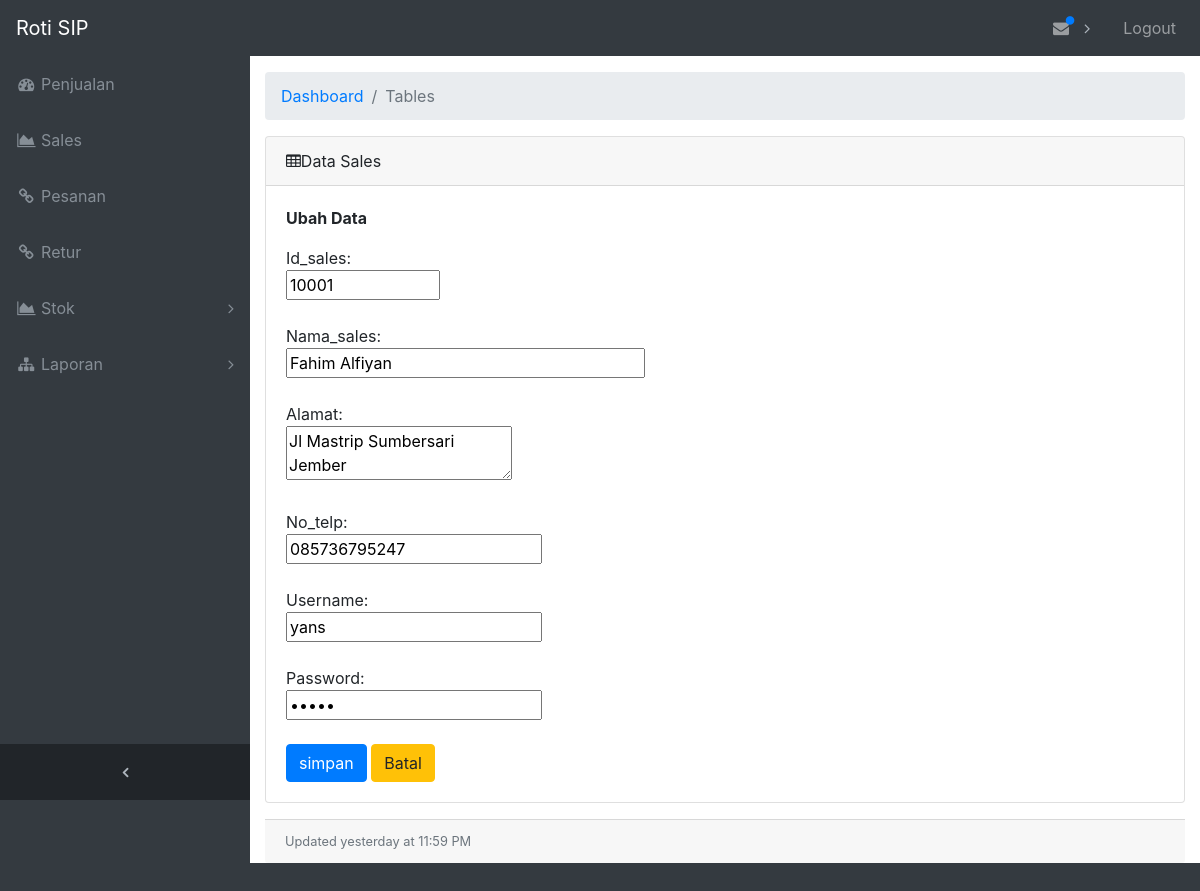
/index.php/SalesBaru/update/10001, run on the app's committed database.
### tables this page shows
CREATE TABLE `tabel_sales` (
  `id_sales` int(10) NOT NULL,
  `nama_sales` varchar(30) NOT NULL,
  `alamat` varchar(100) NOT NULL,
  `no_telp` varchar(13) NOT NULL,
  `username` varchar(30) NOT NULL,
  `password` varchar(10) NOT NULL
);

### application/controllers/SalesBaru.php (called while the page is built, shortened)
<?php
	class SalesBaru extends CI_Controller{
		public $model = NULL;
		public function __construct(){
			$this->load->model('SalesBaru_model');
			$this->model = $this->SalesBaru_model;
			$this->load->database();
			$this->load->helper('url');
		}
		public function update($id_up){
			if (isset($_POST['btnSubmit'])) {
				$this->model->id_sales = $_POST['id_sales'];
				$this->model->nama_sales = $_POST['nama_sales'];
				$this->model->alamat = $_POST['alamat'];
				$this->model->no_telp = $_POST['no_telp'];
				$this->model->username = $_POST['username'];
				$this->model->password = $_POST['password'];
				$this->model->update();
				redirect('SalesBaru');
			}else{
				$query = $this->db->query("SELECT * FROM tabel_sales WHERE id_sales='$id_up'");
				$row = $query->row();
				$this->model->id_sales = $row->id_sales;
				$this->model->nama_sales = $row->nama_sales;
				$this->model->alamat = $row->alamat;
				$this->model->no_telp = $row->no_telp;
				$this->model->username = $row->username;
				$this->model->password = $row->password;
				$this->load->view('UpdateSales_view', ['model'=>$this->model]);
			}
		}
}
?>

### index.php (called while the page is built, shortened)
<?php
require_once BASEPATH.'core/CodeIgniter.php';

### application/models/SalesBaru_model.php (called while the page is built, shortened)
<?php
	class SalesBaru_model extends CI_Model{
		public function __construct(){
			$this->labels = $this->_attributeLabels();
		}
		private function _attributeLabels(){
			return [
				'id_sales'=>'Id_sales:',
				'nama_sales'=>'Nama_sales:',
				'alamat'=>'Alamat:',
				'no_telp'=>'No_telp:',
				'username'=>'Username:',
				'password'=>'Password:'];
		}
	}
?>

### application/views/UpdateSales_view.php (the view, shortened to what this page needs)
<!DOCTYPE html>
<html lang="en">
<head>
  <link href="<?php echo base_url ('assets/vendor/bootstrap/css/bootstrap.min.css'); ?>" rel="stylesheet">
  <link href="<?php echo base_url ('assets/vendor/font-awesome/css/font-awesome.min.css');?>" rel="stylesheet" type="text/css">
  <link href="<?php echo base_url ('assets/vendor/datatables/dataTables.bootstrap4.css');?>" rel="stylesheet">
  <link href="<?php echo base_url ('assets/css/sb-admin.css');?>" rel="stylesheet">
</head>
<body class="fixed-nav sticky-footer bg-dark" id="page-top">
  <nav class="navbar navbar-expand-lg navbar-dark bg-dark fixed-top" id="mainNav">
    <a class="navbar-brand" href="<?php echo base_url ();?>Login/Home">Roti SIP</a>
    <div class="collapse navbar-collapse" id="navbarResponsive">
      <ul class="navbar-nav navbar-sidenav" id="exampleAccordion">
        <li class="nav-item" data-toggle="tooltip" data-placement="right" title="Dashboard">
          <a class="nav-link" href="http:/RotiSIP-Web/Penjualan">
            <i class="fa fa-fw fa-dashboard"></i>
            <span class="nav-link-text">Penjualan</span>
          </a>
        </li>
        <li class="nav-item" data-toggle="tooltip" data-placement="right" title="Form Sales">
          <a class="nav-link" href="http:/RotiSIP-Web/SalesBaru">
            <i class="fa fa-fw fa-area-chart"></i>
            <span class="nav-link-text">Sales</span>
          </a>
        </li>
       <li class="nav-item" data-toggle="tooltip" data-placement="right" title="Link">
          <a class="nav-link" href="http:/RotiSIP-Web/Pesanan">
            <i class="fa fa-fw fa-link"></i>
            <span class="nav-link-text">Pesanan</span>
          </a>
        </li>
		<li class="nav-item" data-toggle="tooltip" data-placement="right" title="Link">
          <a class="nav-link" href="http:/RotiSIP-Web/Retur">
            <i class="fa fa-fw fa-link"></i>
            <span class="nav-link-text">Retur</span>
          </a>
        </li>
        <li class="nav-item" data-toggle="tooltip" data-placement="right" title="Example Pages">
          <a class="nav-link nav-link-collapse collapsed" data-toggle="collapse" href="#collapseStok" data-parent="#exampleAccordion">
            <i class="fa fa-fw fa-area-chart"></i>
            <span class="nav-link-text">Stok</span>
          </a>
        </li>
         <li class="nav-item" data-toggle="tooltip" data-placement="right" title="Menu Levels">
          <a class="nav-link nav-link-collapse collapsed" data-toggle="collapse" href="#collapseLaporan" data-parent="#exampleAccordion">
            <i class="fa fa-fw fa-sitemap"></i>
            <span class="nav-link-text">Laporan</span>
          </a>
        </li>
      </ul>
      <ul class="navbar-nav sidenav-toggler">
        <li class="nav-item">
         <a class="nav-link text-center" id="sidenavToggler">
            <i class="fa fa-fw fa-angle-left"></i>
          </a>
        </li>
      </ul>
      <ul class="navbar-nav ml-auto">
        <li class="nav-item dropdown">
          <a class="nav-link dropdown-toggle mr-lg-2" id="alertsDropdown" href="#" data-toggle="dropdown" aria-haspopup="true" aria-expanded="false">
             <i class="fa fa-fw fa-envelope"></i>
            <span class="indicator text-primary d-none d-lg-block">
              <i class="fa fa-fw fa-circle"></i>
            </span>
          </a>
        </li>
        <li class="nav-item">
          <a class="nav-link" href="http:/RotiSIP-Web/Login/Logout">Logout</a>
        </li>
      </ul>
    </div>
  </nav>
  <div class="content-wrapper">
    <div class="container-fluid">
      <ol class="breadcrumb">
        <li class="breadcrumb-item">
          <a href="#">Dashboard</a>
        </li>
        <li class="breadcrumb-item active">Tables</li>
      </ol>
      <div class="card mb-3">
        <div class="card-header">
          <i class="fa fa-table"></i>Data Sales</div>
        <div class="card-body">
        	<p><strong>Ubah Data</strong></p>
          <div class="table-responsive">
            <form action="create" method="post">
				<?php echo $model->labels['id_sales']; ?><br/>
				<input type="text" name="id_sales" size="10" maxlength="10" value="<?php echo $model->id_sales; ?>"/><br/><br/>
				<?php echo $model->labels['nama_sales']; ?><br/>
				<input type="text" name="nama_sales" size="30" maxlength="25" value="<?php echo $model->nama_sales; ?>"/><br/><br/>
				<?php echo $model->labels['alamat']; ?><br/>
				<textarea name="alamat"><?php echo $model->alamat; ?></textarea><br/><br/>
				<?php echo $model->labels['no_telp']; ?><br/>
				<input name="no_telp" value="<?php echo $model->no_telp; ?>"/><br/><br/>
				<?php echo $model->labels['username']; ?><br/>
				<input type="text" name="username" value="<?php echo $model->username; ?>"/><br/><br/>
				<?php echo $model->labels['password']; ?><br/>
				<input type="password" name="password" value="<?php echo $model->password; ?>"/><br/><br/>
				<input type="submit" class="btn btn-primary" name="btnSubmit" value="simpan"/>
				<input type="button" value="Batal" class="btn btn-warning" onclick="javascript:history.go(-1);"/>
			</form>
        </div>
          </div>
        </div>
        <div class="card-footer small text-muted">Updated yesterday at 11:59 PM</div>
      </div>
    </div>
</body>
</html>

### assets/css/sb-admin.css (style rules this page uses)
html { position: relative; min-height: 100%; }
body { overflow-x: hidden; }
body.sticky-footer { margin-bottom: 56px; }
body.sticky-footer .content-wrapper { min-height: calc(100vh - 56px - 56px); }
body.fixed-nav { padding-top: 56px; }
.content-wrapper { min-height: calc(100vh - 56px); padding-top: 1rem; }
#mainNav .navbar-collapse { overflow: auto; max-height: 75vh; }
#mainNav .navbar-collapse .navbar-nav .nav-item .nav-link { cursor: pointer; }
#mainNav .navbar-collapse .navbar-sidenav .nav-link-collapse:after { float: right; content: '\f107'; font-family: 'FontAwesome'; }
#mainNav .navbar-collapse .navbar-sidenav .nav-link-collapse.collapsed:after { content: '\f105'; }
#mainNav .navbar-collapse .sidenav-toggler { display: none; }
#mainNav .navbar-collapse .navbar-nav > .nav-item.dropdown > .nav-link { position: relative; min-width: 45px; }
#mainNav .navbar-collapse .navbar-nav > .nav-item.dropdown > .nav-link:after { float: right; width: auto; content: '\f105'; border: none; font-family: 'FontAwesome'; }
#mainNav .navbar-collapse .navbar-nav > .nav-item.dropdown > .nav-link .indicator { position: absolute; top: 5px; left: 21px; font-size: 10px; }
@media (min-width: 992px) { #mainNav .navbar-brand { width: 250px; } }
@media (min-width: 992px) { #mainNav .navbar-collapse { overflow: visible; max-height: none; } }
@media (min-width: 992px) { #mainNav .navbar-collapse .navbar-sidenav { position: absolute; top: 0; left: 0; -webkit-flex-direction: column; -ms-flex-direction: column; flex-direction: column; margin-top: 56px; } }
@media (min-width: 992px) { #mainNav .navbar-collapse .navbar-sidenav > .nav-item { width: 250px; padding: 0; } }
@media (min-width: 992px) { #mainNav .navbar-collapse .navbar-sidenav > .nav-item > .nav-link { padding: 1em; } }
@media (min-width: 992px) { #mainNav .navbar-collapse .navbar-nav > .nav-item.dropdown > .nav-link { min-width: 0; } }
@media (min-width: 992px) { #mainNav .navbar-collapse .navbar-nav > .nav-item.dropdown > .nav-link:after { width: 24px; text-align: center; } }
#mainNav.fixed-top .sidenav-toggler { display: none; }
@media (min-width: 992px) { #mainNav.fixed-top .navbar-sidenav { height: calc(100vh - 112px); } }
@media (min-width: 992px) { #mainNav.fixed-top .sidenav-toggler { position: absolute; top: 0; left: 0; display: flex; -webkit-flex-direction: column; -ms-flex-direction: column; flex-direction: column; margin-top: calc(100vh - 56px); } }
@media (min-width: 992px) { #mainNav.fixed-top .sidenav-toggler > .nav-item { width: 250px; padding: 0; } }
@media (min-width: 992px) { #mainNav.fixed-top .sidenav-toggler > .nav-item > .nav-link { padding: 1em; } }
#mainNav.fixed-top.navbar-dark .sidenav-toggler { background-color: #212529; }
#mainNav.fixed-top.navbar-dark .sidenav-toggler a i { color: #adb5bd; }
.content-wrapper { overflow-x: hidden; background: white; }
@media (min-width: 992px) { .content-wrapper { margin-left: 250px; } }
#sidenavToggler i { font-weight: 800; }
#mainNav.navbar-dark .navbar-collapse .navbar-sidenav .nav-link-collapse:after { color: #868e96; }
#mainNav.navbar-dark .navbar-collapse .navbar-sidenav > .nav-item > .nav-link { color: #868e96; }
#mainNav.navbar-dark .navbar-collapse .navbar-nav > .nav-item.dropdown > .nav-link:after { color: #adb5bd; }
@media (min-width: 992px) { #mainNav.navbar-dark .navbar-collapse .navbar-sidenav { background: #343a40; } }

### data on the page
tabel_sales: id_sales "10001", nama_sales "Fahim Alfiyan", alamat "Jl Mastrip Sumbersari Jember", no_telp "085736795247", username "yans"

### other printed values
$model->labels['id_sales'] "Id_sales:"
$model->labels['nama_sales'] "Nama_sales:"
$model->labels['alamat'] "Alamat:"
$model->labels['no_telp'] "No_telp:"
$model->labels['username'] "Username:"
$model->labels['password'] "Password:"
